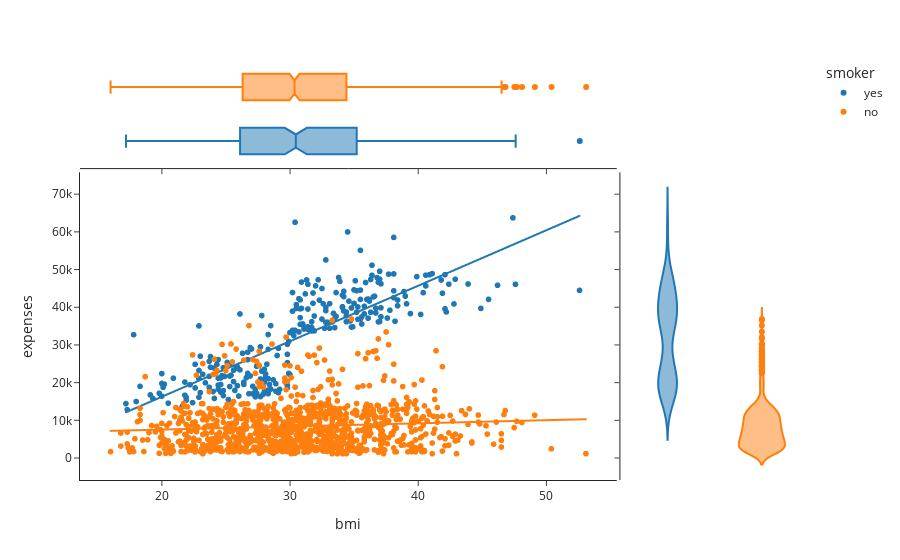

The notebook cell this image was saved under:
### Code cell
fig = px.scatter(df1, x="bmi", y="expenses", color="smoker", marginal_y="violin",
           marginal_x="box", trendline="ols", template="simple_white")
fig.show()

### Figure 1 — Plotly figure (JSON) as saved in the notebook; plotly's stock layout.template omitted (floating-point values rounded to 4 significant figures; data arrays with more than 128 entries replaced by an {"elided": "..."} marker saying what was removed)
{"data": [{"hovertemplate": "smoker=yes<br>bmi=%{x}<br>expenses=%{y}<extra></extra>", "legendgroup": "yes", "marker": {"color": "#1F77B4", "symbol": "circle"}, "mode": "markers", "name": "yes", "showlegend": true, "type": "scattergl", "x": {"elided": "274 float values"}, "xaxis": "x", "y": {"elided": "274 float values"}, "yaxis": "y"}, {"alignmentgroup": "True", "hovertemplate": "smoker=yes<br>bmi=%{x}<extra></extra>", "legendgroup": "yes", "marker": {"color": "#1F77B4", "symbol": "circle"}, "name": "yes", "notched": true, "offsetgroup": "yes", "showlegend": false, "type": "box", "x": {"elided": "274 float values"}, "xaxis": "x3", "yaxis": "y3"}, {"alignmentgroup": "True", "hovertemplate": "smoker=yes<br>expenses=%{y}<extra></extra>", "legendgroup": "yes", "marker": {"color": "#1F77B4", "symbol": "circle"}, "name": "yes", "offsetgroup": "yes", "scalegroup": "y", "showlegend": false, "type": "violin", "xaxis": "x2", "y": {"elided": "274 float values"}, "yaxis": "y2"}, {"hovertemplate": "<b>OLS trendline</b><br>expenses = 1473.12 * bmi + -13194<br>R<sup>2</sup>=0.650879<br><br>smoker=yes<br>bmi=%{x}<br>expenses=%{y} <b>(trend)</b><extra></extra>", "legendgroup": "yes", "marker": {"color": "#1F77B4", "symbol": "circle"}, "mode": "lines", "name": "yes", "showlegend": false, "type": "scattergl", "x": {"elided": "274 float values"}, "xaxis": "x", "y": {"elided": "274 float values"}, "yaxis": "y"}, {"hovertemplate": "smoker=no<br>bmi=%{x}<br>expenses=%{y}<extra></extra>", "legendgroup": "no", "marker": {"color": "#FF7F0E", "symbol": "circle"}, "mode": "markers", "name": "no", "showlegend": true, "type": "scattergl", "x": {"elided": "1064 float values"}, "xaxis": "x", "y": {"elided": "1064 float values"}, "yaxis": "y"}, {"alignmentgroup": "True", "hovertemplate": "smoker=no<br>bmi=%{x}<extra></extra>", "legendgroup": "no", "marker": {"color": "#FF7F0E", "symbol": "circle"}, "name": "no", "notched": true, "offsetgroup": "no", "showlegend": false, "type": "box", "x": {"elided": "1064 float values"}, "xaxis": "x3", "yaxis": "y3"}, {"alignmentgroup": "True", "hovertemplate": "smoker=no<br>expenses=%{y}<extra></extra>", "legendgroup": "no", "marker": {"color": "#FF7F0E", "symbol": "circle"}, "name": "no", "offsetgroup": "no", "scalegroup": "y", "showlegend": false, "type": "violin", "xaxis": "x2", "y": {"elided": "1064 float values"}, "yaxis": "y2"}, {"hovertemplate": "<b>OLS trendline</b><br>expenses = 83.2463 * bmi + 5882.5<br>R<sup>2</sup>=0.007044<br><br>smoker=no<br>bmi=%{x}<br>expenses=%{y} <b>(trend)</b><extra></extra>", "legendgroup": "no", "marker": {"color": "#FF7F0E", "symbol": "circle"}, "mode": "lines", "name": "no", "showlegend": false, "type": "scattergl", "x": {"elided": "1064 float values"}, "xaxis": "x", "y": {"elided": "1064 float values"}, "yaxis": "y"}], "layout": {"legend": {"title": {"text": "smoker"}, "tracegroupgap": 0}, "margin": {"t": 60}, "xaxis": {"anchor": "y", "domain": [0, 0.7363], "title": {"text": "bmi"}}, "xaxis2": {"anchor": "y2", "domain": [0.7413, 1], "matches": "x2", "showline": false, "showticklabels": false, "ticks": ""}, "xaxis3": {"anchor": "y3", "domain": [0, 0.7363], "matches": "x", "showticklabels": false}, "xaxis4": {"anchor": "y4", "domain": [0.7413, 1], "matches": "x2", "showline": false, "showticklabels": false, "ticks": ""}, "yaxis": {"anchor": "x", "domain": [0, 0.7326], "title": {"text": "expenses"}}, "yaxis2": {"anchor": "x2", "domain": [0, 0.7326], "matches": "y", "showticklabels": false}, "yaxis3": {"anchor": "x3", "domain": [0.7426, 1], "matches": "y3", "showline": false, "showticklabels": false, "ticks": ""}, "yaxis4": {"anchor": "x4", "domain": [0.7426, 1], "matches": "y3", "showline": false, "showticklabels": false, "ticks": ""}}}
